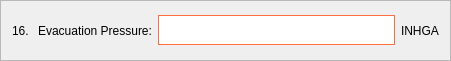
           <widget class="QFrame" name="frame_4">
            <property name="geometry">
             <rect>
              <x>90</x>
              <y>60</y>
              <width>451</width>
              <height>61</height>
             </rect>
            </property>
            <property name="frameShape">
             <enum>QFrame::StyledPanel</enum>
            </property>
            <property name="frameShadow">
             <enum>QFrame::Raised</enum>
            </property>
            <layout class="QHBoxLayout" name="horizontalLayout">
             <item>
              <widget class="QLabel" name="label_3">
               <property name="styleSheet">
                <string notr="true">color: black;
font: 12pt &quot;Segoe UI&quot;;</string>
               </property>
               <property name="text">
                <string>16. </string>
               </property>
              </widget>
             </item>
             <item>
              <widget class="QLabel" name="label">
               <property name="styleSheet">
                <string notr="true">color: black;
font: 12pt &quot;Segoe UI&quot;;</string>
               </property>
               <property name="text">
                <string>Evacuation Pressure:</string>
               </property>
              </widget>
             </item>
             <item>
              <widget class="QLineEdit" name="nombre_line_edit">
               <property name="minimumSize">
                <size>
                 <width>0</width>
                 <height>30</height>
                </size>
               </property>
               <property name="styleSheet">
                <string notr="true">background-color: white;
border: 1px solid #ff6e40;</string>
               </property>
              </widget>
             </item>
             <item>
              <widget class="QLabel" name="label_4">
               <property name="styleSheet">
                <string notr="true">color: black;
font: 12pt &quot;Segoe UI&quot;;</string>
               </property>
               <property name="text">
                <string>INHGA</string>
               </property>
              </widget>
             </item>
            </layout>
           </widget>
